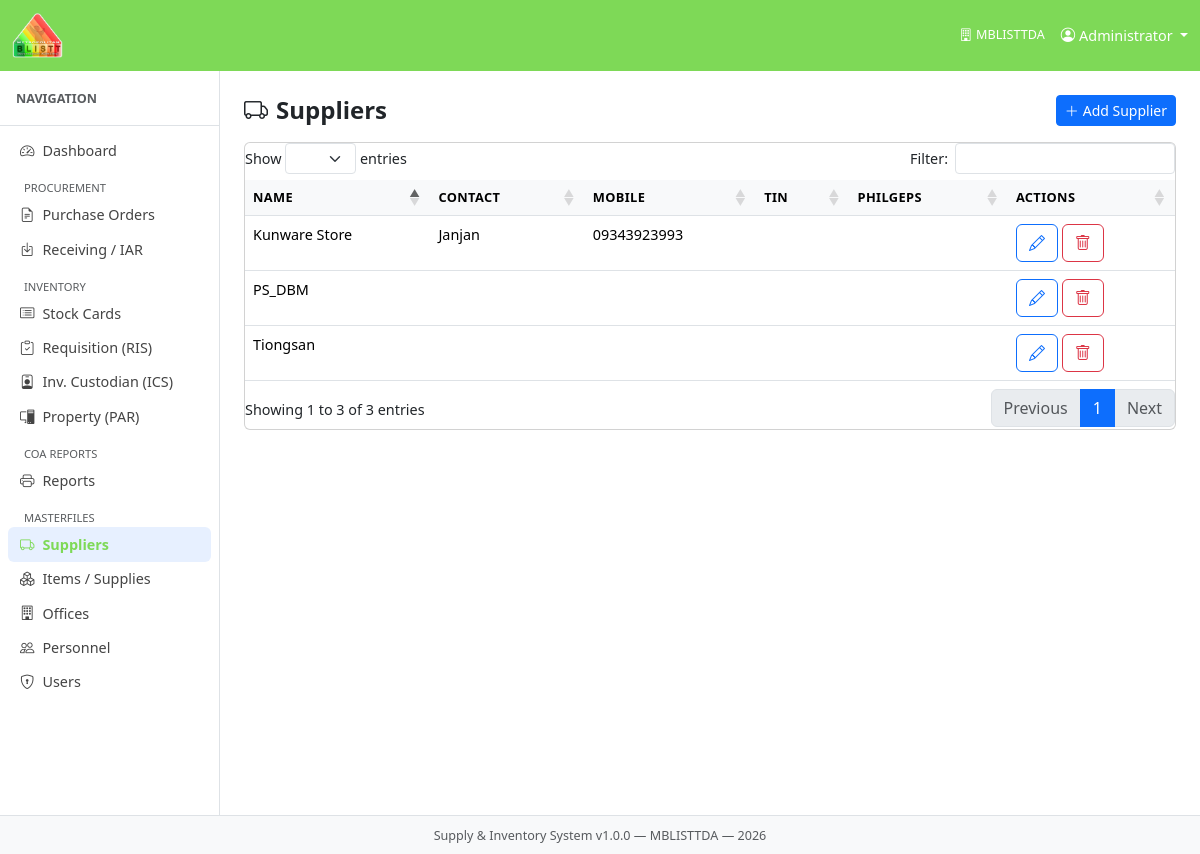
The page /index.php?mod=suppliers&act=index on the database its author committed.
### tables this page shows
CREATE TABLE `suppliers` (
  `supplier_id` int(10) UNSIGNED NOT NULL,
  `supplier_name` varchar(200) NOT NULL,
  `contact_person` varchar(150) DEFAULT NULL,
  `telephone` varchar(50) DEFAULT NULL,
  `mobile` varchar(50) DEFAULT NULL,
  `email` varchar(150) DEFAULT NULL,
  `address` text DEFAULT NULL,
  `tin_no` varchar(20) DEFAULT NULL COMMENT 'Tax Identification Number',
  `philgeps_reg_no` varchar(50) DEFAULT NULL COMMENT 'PhilGEPS registration number',
  `is_active` tinyint(1) NOT NULL DEFAULT 1,
  `created_at` timestamp NOT NULL DEFAULT current_timestamp(),
  `updated_at` timestamp NOT NULL DEFAULT current_timestamp() ON UPDATE current_timestamp()
);

### core/Controller.php (called while the page is built, shortened)
<?php
abstract class Controller {
    protected function render(string $viewFile, array $data = []): void {
        extract($data);
        $viewPath = ROOT_PATH . '/modules/' . $viewFile . '.php';
        include $viewPath;
    }
}

### modules/suppliers/SupplierController.php (called while the page is built, shortened)
<?php
require_once ROOT_PATH . '/models/SupplierModel.php';
class SupplierController extends Controller {
    private SupplierModel $m;
    public function __construct() { $this->m = new SupplierModel(); }
    public function index(): void {
        $suppliers = $this->m->getActive();
        $this->render('suppliers/index', compact('suppliers', 'flash'));
    }
}

### core/Router.php (called while the page is built, shortened)
<?php
class Router {
    public function dispatch(): void {
        $act = $_GET['act'] ?? 'index';
        $act = preg_replace('/[^a-zA-Z_]/', '', $act);
        $controller = new $class();
        $controller->$act();
    }
}

### index.php (called while the page is built, shortened)
<?php
require_once ROOT_PATH . '/config/database.php';
require_once ROOT_PATH . '/core/Database.php';
require_once ROOT_PATH . '/core/Model.php';
require_once ROOT_PATH . '/core/Controller.php';
require_once ROOT_PATH . '/core/Router.php';
$router = new Router();
$router->dispatch();

### core/Database.php (called while the page is built, shortened)
<?php
class Database {
    private static ?Database $instance = null;
    private PDO $pdo;
    private function __construct() {
        $dsn = sprintf('mysql:host=%s;port=%s;dbname=%s;charset=%s',
            DB_HOST, DB_PORT, DB_NAME, DB_CHARSET);
        $options = [
            PDO::ATTR_ERRMODE            => PDO::ERRMODE_EXCEPTION,
            PDO::ATTR_DEFAULT_FETCH_MODE => PDO::FETCH_ASSOC,
            PDO::ATTR_EMULATE_PREPARES   => false,
        ];
        try {
            $this->pdo = new PDO($dsn, DB_USER, DB_PASS, $options);
        } catch (PDOException $e) {
            die('Database connection failed: ' . $e->getMessage());
        }
    }
    public static function getInstance(): Database {
        if (self::$instance === null) {
            self::$instance = new self();
        }
        return self::$instance;
    }
    public function query(string $sql, array $params = []): PDOStatement {
        $stmt = $this->pdo->prepare($sql);
        $stmt->execute($params);
        return $stmt;
    }
    public function fetchAll(string $sql, array $params = []): array {
        return $this->query($sql, $params)->fetchAll();
    }
}

### core/Model.php (called while the page is built, shortened)
<?php
abstract class Model {
    protected Database $db;
    protected string $table      = '';
    public function __construct() {
        $this->db = Database::getInstance();
    }
    public function findWhere(string $conditions, array $params = [], string $orderBy = ''): array {
        $sql = "SELECT * FROM {$this->table} WHERE $conditions";
        if ($orderBy) $sql .= " ORDER BY $orderBy";
        return $this->db->fetchAll($sql, $params);
    }
}

### models/SupplierModel.php (called while the page is built, shortened)
<?php
class SupplierModel extends Model {
    public function getActive(): array {
        return $this->findWhere('is_active = 1', [], 'supplier_name ASC');
    }
}

### modules/suppliers/index.php (the view, shortened to what this page needs)
<div class="d-flex justify-content-between align-items-center mb-3">
  <h4 class="fw-bold mb-0"><i class="bi bi-truck me-2"></i>Suppliers</h4>
  <a href="<?= BASE_URL ?>/index.php?mod=suppliers&act=create" class="btn btn-primary btn-sm">
    <i class="bi bi-plus-lg me-1"></i>Add Supplier</a>
</div>
<div class="card">
  <div class="card-body p-0">
    <table class="table table-hover datatable mb-0">
      <thead><tr><th>Name</th><th>Contact</th><th>Mobile</th><th>TIN</th><th>PhilGEPS</th><th>Actions</th></tr></thead>
      <tbody>
      <?php foreach ($suppliers as $r): ?>
        <tr>
          <td><?= htmlspecialchars($r['supplier_name']) ?></td>
          <td><?= htmlspecialchars($r['contact_person']) ?></td>
          <td><?= htmlspecialchars($r['mobile']) ?></td>
          <td><?= htmlspecialchars($r['tin_no']) ?></td>
          <td><?= htmlspecialchars($r['philgeps_reg_no']) ?></td>
          <td>
            <a href="<?= BASE_URL ?>/index.php?mod=suppliers&act=edit&id=<?= $r['supplier_id'] ?>"
               class="btn btn-xs btn-outline-primary"><i class="bi bi-pencil"></i></a>
            <a href="<?= BASE_URL ?>/index.php?mod=suppliers&act=delete&id=<?= $r['supplier_id'] ?>"
               class="btn btn-xs btn-outline-danger btn-delete"><i class="bi bi-trash"></i></a>
          </td>
        </tr>
      <?php endforeach; ?>
      </tbody>
    </table>
  </div>
</div>

### assets/css/app.css (style rules this page uses)
:root { --sidebar-w: 220px; }
body { font-size: .9rem; }
.table th { font-size: .8rem; text-transform: uppercase; letter-spacing: .03em; background: #f8f9fa; white-space: nowrap; }

### rows shown on the page
suppliers: supplier_name "Kunware Store", contact_person "Janjan", mobile "09343923993"
suppliers: supplier_name "PS_DBM"
suppliers: supplier_name "Tiongsan"

### other values the page prints
APP_AGENCY "MBLISTTDA"
$user['full_name'] "Administrator"
$label "Dashboard Purchase Orders Receiving / IAR Stock Cards Requisition (RIS) Inv. Custodian (ICS) Property (PAR) Reports Suppliers Items / Supplies Offices Personnel Users"
APP_NAME "Supply & Inventory System"
APP_VERSION "1.0.0"
